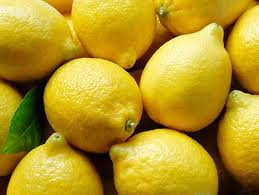
%> input picture Image segmentation/lemons_2.jpg, 259 x 195 px
$ octave segmentation.m   (GNU Octave 9; MATLAB toolbox functions it lacks are replaced by stand-ins)
%> lines starting %> are read from the running program, lines starting %| are printed output that depends on the picture; in (x1, y1, x2, y2) boxes, pixels count from 0 and x2, y2 are one past the last pixel; in counts of white or black regions, pixels touching at a corner belong together; the program's own positions count from 1

rgb = imread('lemons_2.jpg');
%> rgb is the input picture: size 195x259x3 uint8; mean R, G, B 179.6, 149.6, 34.7
figure(1)
imshow(rgb);

I  = rgb2gray(rgb); %converts to the gray level image
figure(2)
imshow(I)

hy = fspecial('sobel'); %creates a Sobel filter
hx = hy'; %transposed matrix
Iy = imfilter(double(I), hy, 'replicate'); %filter with Sobel filter
Ix = imfilter(double(I), hx, 'replicate');
gradmag = sqrt(Ix.^2 + Ix.^2); %gradient
figure(3)
imshow(gradmag,[])


subt = double(I)-gradmag; %the gradient is subtracted from the original gray level image
figure(4)
imshow(subt);

bw = im2bw(I, graythresh(I)); %convert to binary image, for white pixels
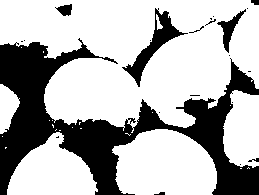
%> bw: size 195x259 logical; 69.9% white; 22 black regions (14 under 20 px), largest, box (x1, y1, x2, y2) and area: (0, 38, 259, 195) 13498, (122, 8, 188, 87) 1097, (217, 9, 246, 53) 351
%taking the pixels that are above the threshold determined by the graytresh function
figure(5)
imshow(bw)

er = imopen(subt,strel('disk',4)); %morphological opening with a disc-shaped structural element with radiuss 4
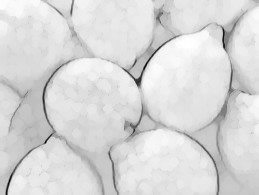
%> er: size 195x259 double; min -866, max 232.9, mean 68.5; drawn with min black and max white
figure(6)
imshow(er)

bw = im2bw(er); %convert to binary image
%> bw: size 195x259 logical; 80.9% white; 14 black regions (9 under 20 px), largest, box (x1, y1, x2, y2) and area: (0, 9, 259, 195) 8002, (107, 0, 184, 92) 1286, (68, 24, 95, 58) 206, (42, 0, 74, 20) 107, (251, 0, 259, 6) 27
figure(7)
imshow(bw)

BW2=imerode(bwareaopen(bw,500),strel('disk',4)); %Erosion to obtain a black space between the lemon white figure
%> BW2: size 195x259 logical; 67.4% white; 5 black regions, box (x1, y1, x2, y2) and area: (0, 0, 259, 195) 16264, (1, 144, 11, 155) 74, (248, 0, 259, 9) 68, (123, 152, 130, 160) 44, (235, 117, 242, 124) 37
BW2 = imfill(BW2,'holes'); %fills the formed black holes in lemon shapes
%> BW2: size 195x259 logical; 67.7% white; 2 black regions, box (x1, y1, x2, y2) and area: (0, 0, 259, 195) 16264, (248, 0, 259, 9) 68
BW2=imerode(bwareaopen(BW2,500),strel('disk',3)); %continue erosion
%> BW2: size 195x259 logical; 59.9% white; 1 black region, box (x1, y1, x2, y2) and area: (0, 0, 259, 195) 20237
figure(8)
imshow(BW2)

D = bwdist(BW2); %Euclidean distance image
figure(9)
imshow(D,[])
DL = watershed(D); %"Watershed" algorithm for obtaining boundaries from a binary, erosion processed image
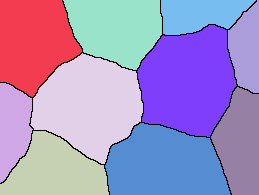
%> DL: size 195x259 uint8; 11 distinct labels, from 0 to 10; one colour per label, 0 black
bgm = DL == 0; %where the value is zero, there will be "watershed" lines
%> bgm: size 195x259 logical; 2.5% white in thin lines or dots
bgm = imdilate(bgm,strel('disk',1)); %creates the thickest borders
%> bgm: size 195x259 logical; 6.1% white; 1 white region, box (x1, y1, x2, y2) and area: (0, 0, 259, 195) 3061
figure(10)
imshow(imcomplement(bgm)) %bgm suffix (binary value inverse)

R = rgb(:,:,1); %red band
G = rgb(:,:,2); %green band
B = rgb(:,:,3); %blue band
R(bgm) = 0; %for pixels that match the boundaries of the bgm image, set the values to 0
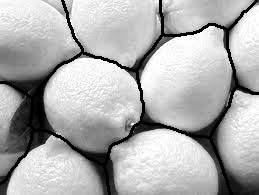
%> R: size 195x259 uint8; min 0, max 255, mean 173.9
%(put black borders on the original image)
G(bgm) = 0;
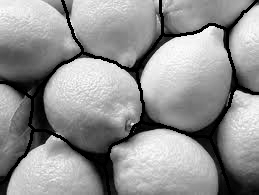
%> G: size 195x259 uint8; min 0, max 255, mean 145.8
B(bgm) = 0;
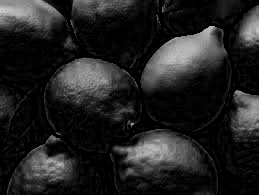
%> B: size 195x259 uint8; min 0, max 211, mean 33.9
figure(11)
Result(:,:,1) = R; %create RGB image
Result(:,:,2) = G;
Result(:,:,3) = B;
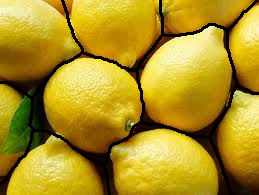
%> Result: size 195x259x3 uint8; mean R, G, B 173.9, 145.8, 33.9
imshow(Result)
imwrite(Result,'lemons_2_Segmentets.jpg'); %save the segmentation result in .jpg format
